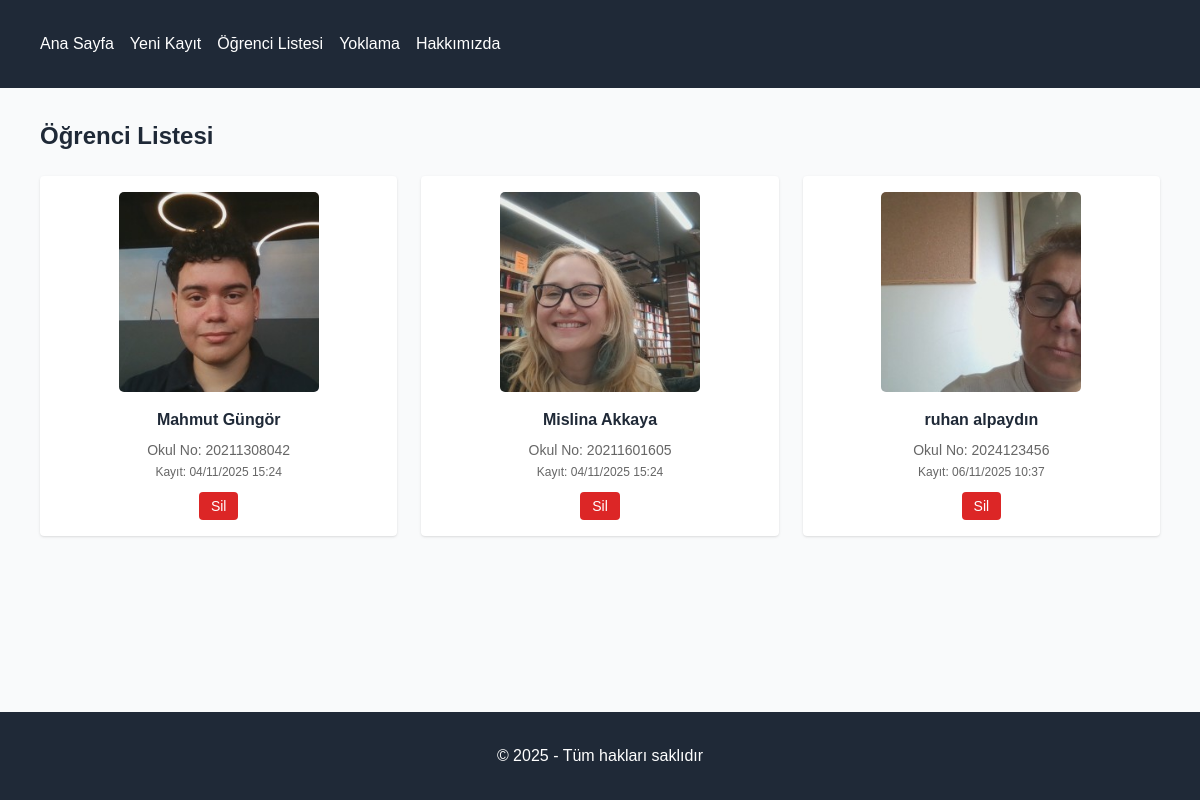
/ogrenci_listesi, run on the app's committed database.
### app.py (models this page shows)
class Ogrenci(db.Model):
    id = db.Column(db.Integer, primary_key=True)
    ad_soyad = db.Column(db.String(100), nullable=False)
    okul_no = db.Column(db.String(20), unique=True, nullable=False)
    foto_path = db.Column(db.String(200))
    kayit_tarihi = db.Column(db.DateTime, default=datetime.utcnow)

### app.py (the view)
@app.route('/ogrenci_listesi')
def ogrenci_listesi():
    ogrenciler = Ogrenci.query.all()
    return render_template('ogrenci_listesi.html', ogrenciler=ogrenciler)

### templates/ogrenci_listesi.html (shortened to what this page needs)
{% extends 'base.html' %}
{% block content %}
    <h1 class="text-2xl font-bold mb-6">Öğrenci Listesi</h1>
    <div class="grid grid-cols-1 sm:grid-cols-2 md:grid-cols-3 gap-6">
        {% for ogrenci in ogrenciler %}
        <div class="bg-white p-4 rounded shadow text-center ogrenci-card" data-id="{{ ogrenci.id }}">
            <img src="{{ url_for('static', filename=ogrenci.foto_path) }}" alt="{{ ogrenci.ad_soyad }}" class="w-40 h-40 object-cover mx-auto rounded-md mb-4" />
            <h3 class="font-semibold">{{ ogrenci.ad_soyad }}</h3>
            <p class="text-sm text-gray-600">Okul No: {{ ogrenci.okul_no }}</p>
            <p class="text-xs text-gray-500">Kayıt: {{ ogrenci.kayit_tarihi.strftime('%d/%m/%Y %H:%M') }}</p>
            <div class="mt-3 flex justify-center gap-2">
                <button class="deleteBtn bg-red-600 text-white px-3 py-1 rounded text-sm">Sil</button>
            </div>
        </div>
        {% endfor %}
    </div>
{% endblock %}

### templates/base.html (shortened to what this page needs)
<!DOCTYPE html>
<html lang="tr">
<head>
    <link rel="stylesheet" href="{{ url_for('static', filename='style.css') }}">
    <script src="https://cdn.tailwindcss.com"></script>
</head>
<body class="min-h-screen bg-gray-50 text-gray-800">
    <header class="bg-gray-800 text-white">
        <nav class="max-w-6xl mx-auto px-4">
            <ul class="flex gap-4 py-4">
                <li><a class="hover:text-gray-300" href="{{ url_for('home') }}">Ana Sayfa</a></li>
                <li><a class="hover:text-gray-300" href="{{ url_for('kayit') }}">Yeni Kayıt</a></li>
                <li><a class="hover:text-gray-300" href="{{ url_for('ogrenci_listesi') }}">Öğrenci Listesi</a></li>
                <li><a class="hover:text-gray-300" href="{{ url_for('yoklama') }}">Yoklama</a></li>
                <li><a class="hover:text-gray-300" href="{{ url_for('about') }}">Hakkımızda</a></li>
            </ul>
        </nav>
    </header>
    <main class="max-w-6xl mx-auto px-4 py-8">
        {% block content %}{% endblock %}
    </main>
    <footer class="bg-gray-800 text-white mt-12">
        <div class="max-w-6xl mx-auto px-4 py-4 text-center">
            <p>&copy; 2025 - Tüm hakları saklıdır</p>
        </div>
    </footer>
</body>
</html>

### static/style.css (style rules this page uses)
body { margin: 0; padding: 0; font-family: Arial, sans-serif; line-height: 1.6; }
header { background-color: #333; color: white; padding: 1rem; }
nav ul { list-style-type: none; padding: 0; margin: 0; display: flex; gap: 1rem; }
nav ul li a { color: white; text-decoration: none; }
main { padding: 2rem; max-width: 1200px; margin: 0 auto; margin-bottom: 60px; }
footer { background-color: #333; color: white; text-align: center; padding: 1rem; position: fixed; bottom: 0; width: 100%; }
button { background-color: #333; color: white; padding: 0.5rem 1rem; border: none; border-radius: 3px; cursor: pointer; }
.ogrenci-card { background-color: #f5f5f5; padding: 1rem; border-radius: 5px; text-align: center; }
.ogrenci-card img { width: 200px; height: 200px; object-fit: cover; border-radius: 5px; margin-bottom: 1rem; }
.ogrenci-card h3 { margin: 0.5rem 0; }
.ogrenci-card p { margin: 0.25rem 0; color: #666; }

### data on the page
Ogrenci: foto_path (picture), ad_soyad "Mahmut Güngör", okul_no "20211308042", kayit_tarihi "04/11/2025 15:24"
Ogrenci: foto_path (picture), ad_soyad "Mislina Akkaya", okul_no "20211601605", kayit_tarihi "04/11/2025 15:24"
Ogrenci: foto_path (picture), ad_soyad "ruhan alpaydın", okul_no "2024123456", kayit_tarihi "06/11/2025 10:37"
